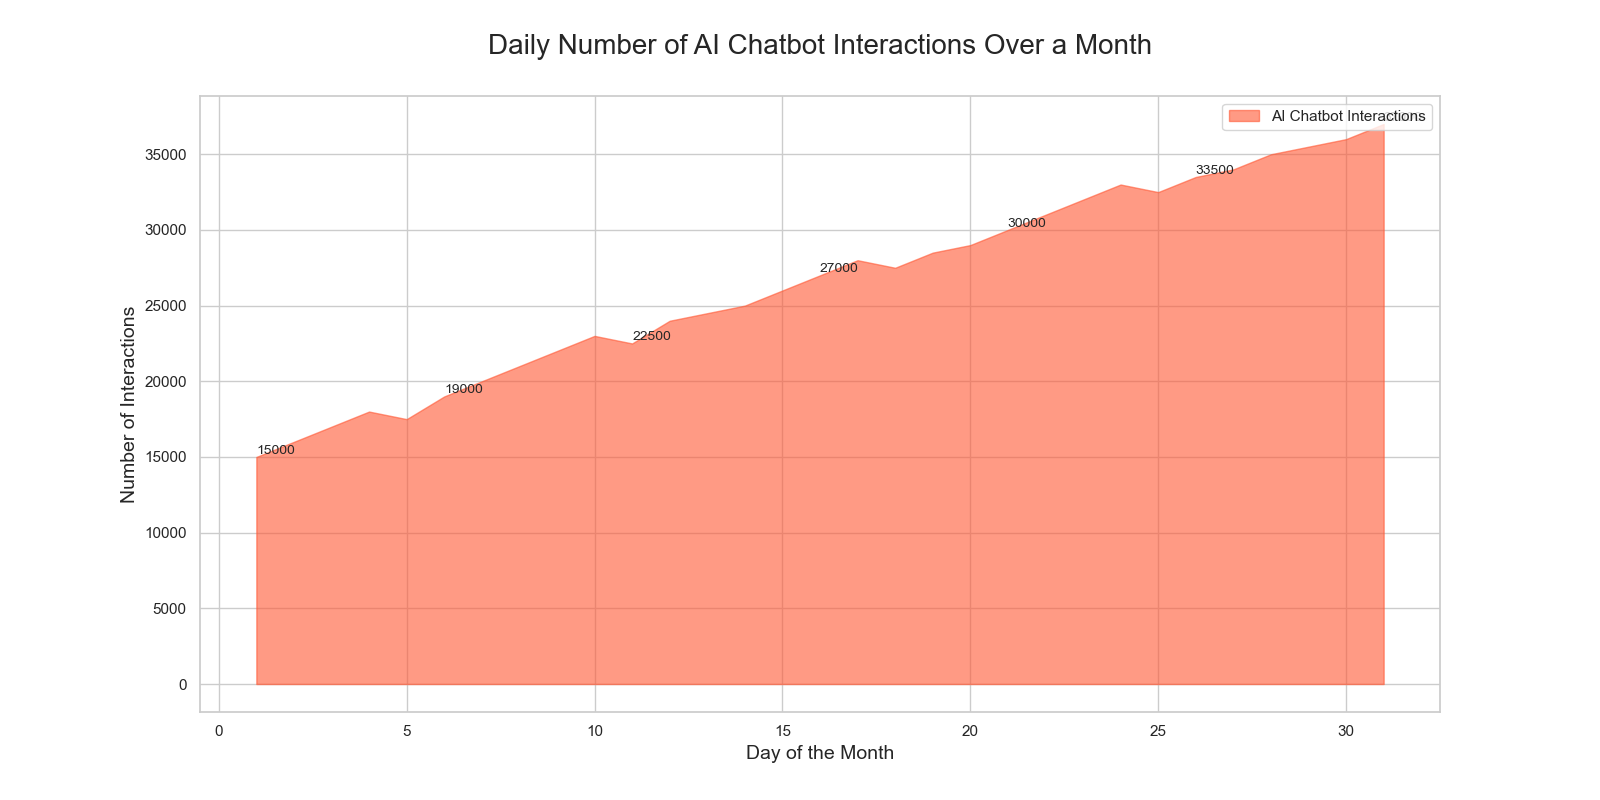

The Python source for this figure:

import matplotlib.pyplot as plt
import pandas as pd
from io import StringIO

# CSV data
csv_data = """Day,Interactions
1,15000
2,16000
3,17000
4,18000
5,17500
6,19000
7,20000
8,21000
9,22000
10,23000
11,22500
12,24000
13,24500
14,25000
15,26000
16,27000
17,28000
18,27500
19,28500
20,29000
21,30000
22,31000
23,32000
24,33000
25,32500
26,33500
27,34000
28,35000
29,35500
30,36000
31,37000"""

# Read data into a pandas DataFrame
data = pd.read_csv(StringIO(csv_data))

# Create figure and plot
fig, ax = plt.subplots(figsize=(16, 8))

# Fill area under the line
ax.fill_between(data['Day'], data['Interactions'], color="#FF5733", alpha=0.6, label='AI Chatbot Interactions')

# Labels and Titles
ax.set_xlabel('Day of the Month', fontsize=14)
ax.set_ylabel('Number of Interactions', fontsize=14)
ax.set_title('Daily Number of AI Chatbot Interactions Over a Month', fontsize=20, pad=30)

# Annotations
for i in range(0, len(data), 5):
    ax.text(data['Day'][i], data['Interactions'][i], str(data['Interactions'][i]), fontsize=10, verticalalignment='bottom')

# Legend
ax.legend(loc='upper right')

# Display
plt.show()
